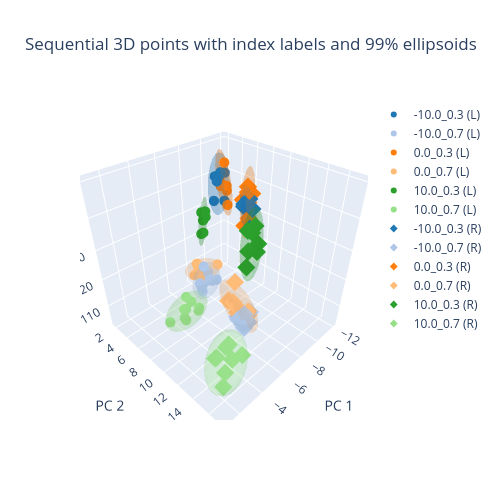

Notebook source saved alongside this figure:
### Code cell
# --- USER SETTINGS ---
subject = 'SK_Maria'
side = 'R'  # Change to 'L' or 'R' here
# ---------------------
import plotly.graph_objects as go

cmap = plt.get_cmap("tab20", 18)
palette = [
    "#{:02x}{:02x}{:02x}".format(
        int(255 * cmap(i)[0]), int(255 * cmap(i)[1]), int(255 * cmap(i)[2])
    )
    for i in range(18)
]

def _to_xyz(points_3d, disc=False):
    parsed = []
    for p in points_3d:
        if isinstance(p, str):
            # robust for both "[x y z]" and "[x, y, z]"
            arr = np.fromstring(p.strip("()").replace(",", " "), sep=" ") if disc else np.fromstring(p.strip("[]").replace(",", " "), sep=" ")
        else:
            arr = np.asarray(p, dtype=float).ravel()
        if arr.size >= 3 and np.all(np.isfinite(arr[:3])):
            parsed.append(arr[:3])
    return np.array(parsed, dtype=float)

pts_L = _to_xyz(input_reduced_L['pc_buffer'][subject])
pts_R = _to_xyz(input_reduced_R['pc_buffer'][subject])
pts_L_disc = _to_xyz(grid_key_L['pc_buffer'][subject], disc=True)
pts_R_disc = _to_xyz(grid_key_R['pc_buffer'][subject], disc=True)

# Build labels and convert to numpy arrays (important for boolean masking)
labels_L = np.array([f"{inc_idx_L['pc_buffer'][subject][i]}_{spd_idx_L['pc_buffer'][subject][i]}" for i in range(len(spd_idx_L['pc_buffer'][subject]))], dtype=str)
labels_R = np.array([f"{inc_idx_R['pc_buffer'][subject][i]}_{spd_idx_R['pc_buffer'][subject][i]}" for i in range(len(spd_idx_R['pc_buffer'][subject]))], dtype=str)

all_labels = np.concatenate([labels_L, labels_R])
unique_tasks = np.unique(all_labels)

task_to_color = {task: palette[i % len(palette)] for i, task in enumerate(unique_tasks)}

fig = go.Figure()

for side, pts, labels, symbol in [
    ("L", pts_L, labels_L, "circle"),
    ("R", pts_R, labels_R, "diamond"),
]:
    n = min(len(pts), len(labels))
    if n == 0:
        continue

    pts_side = pts[:n]
    labels_side = labels[:n]

    for task in unique_tasks:
        mask = labels_side == task
        if not np.any(mask):
            continue

        idx = np.where(mask)[0]
        color = task_to_color[task]

        fig.add_trace(
            go.Scatter3d(
                x=pts_side[mask, 0],
                y=pts_side[mask, 1],
                z=pts_side[mask, 2],
                mode="markers+text",
                # text=idx.astype(str),
                textposition="top center",
                name=f"{task} ({side})",
                marker=dict(size=6, color=color, symbol=symbol),
            )
        )

fig.update_layout(
    title="Sequential 3D points with index labels",
    scene=dict(xaxis_title="PC 1", yaxis_title="PC 2", zaxis_title="Gait cycle duration (sec)"),
    width=500,
    height=500,
)
from sklearn.metrics import silhouette_samples, silhouette_score

# Categorize pts_L according to label_L
categorized_pts_L = {
    label: pts_L[labels_L == label]
    for label in np.unique(labels_L)
}
categorized_pts_R = {
    label: pts_R[labels_R == label]
    for label in np.unique(labels_R)
}

sample_silhouette_L = silhouette_samples(pts_L, labels_L)
silhouette_per_label_L = {
    label: float(np.mean(sample_silhouette_L[labels_L == label]))
    for label in np.unique(labels_L)
}
overall_silhouette_L = float(silhouette_score(pts_L, labels_L))

sample_silhouette_R = silhouette_samples(pts_R, labels_R)
silhouette_per_label_R = {
    label: float(np.mean(sample_silhouette_R[labels_R == label]))
    for label in np.unique(labels_R)
}
overall_silhouette_R = float(silhouette_score(pts_R, labels_R))

print(f"Overall silhouette score (L): {overall_silhouette_L:.4f}")
for label, score in silhouette_per_label_L.items():
    print(f"{label}: {score:.4f}")

print(f"\nOverall silhouette score (R): {overall_silhouette_R:.4f}")
for label, score in silhouette_per_label_R.items():
    print(f"{label}: {score:.4f}")


CHI2_99_DF3 = 11.344866730144373  # chi2.ppf(0.99, df=3)
CHI2_90_DF3 = 6.251387908707872  # chi2.ppf(0.90, df=3)
def _add_confidence_ellipsoid(fig, pts_cluster, color, name, confidence_scale=np.sqrt(CHI2_90_DF3)):
    pts_cluster = np.asarray(pts_cluster, dtype=float)
    if pts_cluster.shape[0] < 4:
        return

    center = pts_cluster.mean(axis=0)
    cov = np.cov(pts_cluster.T)

    if not np.all(np.isfinite(cov)):
        return

    eigvals, eigvecs = np.linalg.eigh(cov)
    eigvals = np.clip(eigvals, 1e-9, None)
    radii = confidence_scale * np.sqrt(eigvals)

    u = np.linspace(0, 2 * np.pi, 36)
    v = np.linspace(0, np.pi, 18)
    x = np.outer(np.cos(u), np.sin(v))
    y = np.outer(np.sin(u), np.sin(v))
    z = np.outer(np.ones_like(u), np.cos(v))
    sphere = np.stack([x, y, z], axis=0).reshape(3, -1)

    ellipsoid = (eigvecs @ np.diag(radii) @ sphere).reshape(3, len(u), len(v))
    xe = ellipsoid[0] + center[0]
    ye = ellipsoid[1] + center[1]
    ze = ellipsoid[2] + center[2]

    fig.add_trace(
        go.Surface(
            x=xe,
            y=ye,
            z=ze,
            showscale=False,
            opacity=0.18,
            surfacecolor=np.zeros_like(xe),
            colorscale=[[0, color], [1, color]],
            name=name,
            hoverinfo="skip",
            showlegend=False,
        )
    )

for side, categorized_pts in [("L", categorized_pts_L), ("R", categorized_pts_R)]:
    for label, pts_cluster in categorized_pts.items():
        _add_confidence_ellipsoid(
            fig,
            pts_cluster,
            task_to_color[label],
            f"{label} ({side}) 99% ellipsoid",
        )

fig.update_layout(
    title="Sequential 3D points with index labels and 99% ellipsoids"
)

fig.show()
# Keep only one fig.show() in the cell, after this block.

import matplotlib.pyplot as plt
from mpl_toolkits.mplot3d import Axes3D
import numpy as np



# 1. Data Selection Logic
if side.upper() == 'R':
    pts = pts_R
    pts_disc = pts_R_disc
    labels = labels_R
    cat_pts = categorized_pts_R
    marker = 'o'  # Diamond for Right
else:
    pts = pts_L
    pts_disc = pts_L_disc
    labels = labels_L
    cat_pts = categorized_pts_L
    marker = 'o'  # Circle for Left

# Re-calculate unique tasks for this side only
unique_tasks = np.unique(labels)
cmap = plt.get_cmap("tab20", len(unique_tasks))
task_to_color = {task: cmap(i) for i, task in enumerate(unique_tasks)}

# 2. Setup Figure and 3D Axis
fig = plt.figure(figsize=(6, 4))
ax = fig.add_subplot(111, projection='3d')

def _add_mpl_ellipsoid(ax, pts_cluster, color, confidence_scale=np.sqrt(11.3448)):
    pts_cluster = np.asarray(pts_cluster, dtype=float)
    if pts_cluster.shape[0] < 4: return
    
    center = pts_cluster.mean(axis=0)
    cov = np.cov(pts_cluster.T)
    if not np.all(np.isfinite(cov)): return

    eigvals, eigvecs = np.linalg.eigh(cov)
    eigvals = np.clip(eigvals, 1e-9, None)
    radii = confidence_scale * np.sqrt(eigvals)

    u = np.linspace(0, 2 * np.pi, 30)
    v = np.linspace(0, np.pi, 15)
    x = np.outer(np.cos(u), np.sin(v))
    y = np.outer(np.sin(u), np.sin(v))
    z = np.outer(np.ones_like(u), np.cos(v))
    
    sphere = np.stack([x, y, z], axis=0).reshape(3, -1)
    ellipsoid = (eigvecs @ np.diag(radii) @ sphere).reshape(3, *x.shape)
    
    ax.plot_surface(
        ellipsoid[0] + center[0], 
        ellipsoid[1] + center[1], 
        (ellipsoid[2] + center[2])/100, 
        color=color, alpha=0.08, linewidth=0
    )

# 3. Plot Scatter Points for the selected side
n = min(len(pts), len(labels))
pts_final = pts[:n]
pts_final_disc = pts_disc[:n]
labels_final = labels[:n]

for task in unique_tasks:
    mask = labels_final == task
    if not np.any(mask): continue

    ax.scatter(
        pts_final[mask, 0], 
        pts_final[mask, 1], 
        pts_final[mask, 2]/100,
        color=task_to_color[task],
        marker=marker,
        s=20,
        edgecolors='white',
        linewidth=0.5,
        label=f"{task} ({side})"
    )
    # ax.scatter(
    #     pts_final_disc[mask, 0]*2, 
    #     pts_final_disc[mask, 1]*2, 
    #     pts_final_disc[mask, 2]*10/100,
    #     color=task_to_color[task],
    #     marker='x',
    #     s=50,
    #     linewidth=0.75,
    #     label=f"{task} ({side})"
    # )

# 4. Add Ellipsoids for the selected side
for label, pts_cluster in cat_pts.items():
    _add_mpl_ellipsoid(ax, pts_cluster, task_to_color[label])

# 5. Final Formatting
if side == 'L':
    silhouette_score = overall_silhouette_L
else:
    silhouette_score = overall_silhouette_R

ax.set_title(f"{subject} (Side: {side})\nSilhouette score {silhouette_score:.2f}")
ax.set_xlabel("PC 1")
ax.set_ylabel("PC 2")
ax.set_zlabel("Gait cycle duration (sec)")

# Legend management (only show one entry per task)
handles, plot_labels = ax.get_legend_handles_labels()
by_label = dict(zip(plot_labels, handles))
ax.legend(by_label.values(), by_label.keys(), bbox_to_anchor=(1.05, 1), loc='upper left')
ax.view_init(elev=30, azim=-45)
plt.tight_layout()
plt.show()

### Figure 1 — Plotly figure (JSON) as saved in the notebook; plotly's stock layout.template omitted (floating-point values rounded to 4 significant figures; data arrays with more than 128 entries replaced by an {"elided": "..."} marker saying what was removed)
{"data": [{"marker": {"color": "#1f77b4", "size": 6, "symbol": "circle"}, "mode": "markers+text", "name": "-10.0_0.3 (L)", "textposition": "top center", "type": "scatter3d", "x": [-10.76, -9.911, -9.975, -9.485, -9.983, -10.26, -7.892], "y": [3.656, 4.822, 4.147, 4.368, 3.343, 3.584, 6.279], "z": [142.0, 135.0, 143.5, 141.5, 141.5, 141.5, 139.5]}, {"marker": {"color": "#aec7e8", "size": 6, "symbol": "circle"}, "mode": "markers+text", "name": "-10.0_0.7 (L)", "textposition": "top center", "type": "scatter3d", "x": [-8.032, -7.138, -7.77, -7.13, -7.712, -8.357, -8.807, -6.464, -8.003], "y": [5.546, 5.28, 4.705, 4.976, 5.677, 4.432, 5.172, 6.486, 4.375], "z": [109.5, 108.0, 114.5, 109.5, 111.0, 110.5, 107.5, 110.5, 107.0]}, {"marker": {"color": "#ff7f0e", "size": 6, "symbol": "circle"}, "mode": "markers+text", "name": "0.0_0.3 (L)", "textposition": "top center", "type": "scatter3d", "x": [-9.596, -9.625, -10.32, -10.6, -10.38, -9.987, -9.757], "y": [5.699, 5.514, 3.548, 3.23, 3.625, 5.04, 5.01], "z": [135.0, 141.0, 140.0, 142.0, 138.0, 138.5, 147.5]}, {"marker": {"color": "#ffbb78", "size": 6, "symbol": "circle"}, "mode": "markers+text", "name": "0.0_0.7 (L)", "textposition": "top center", "type": "scatter3d", "x": [-8.193, -8.286, -7.443, -8.286, -8.673, -7.95, -9.267, -8.991, -9.054], "y": [3.02, 2.702, 3.601, 2.97, 3.054, 4.157, 4.625, 3.123, 3.386], "z": [111.0, 111.5, 110.0, 109.5, 110.0, 109.0, 112.0, 108.0, 107.5]}, {"marker": {"color": "#2ca02c", "size": 6, "symbol": "circle"}, "mode": "markers+text", "name": "10.0_0.3 (L)", "textposition": "top center", "type": "scatter3d", "x": [-6.183, -5.305, -6.294, -5.477, -5.205, -4.991], "y": [7.705, 8.766, 7.548, 8.505, 8.761, 9.0], "z": [140.5, 137.0, 138.5, 140.0, 143.0, 137.5]}, {"marker": {"color": "#98df8a", "size": 6, "symbol": "circle"}, "mode": "markers+text", "name": "10.0_0.7 (L)", "textposition": "top center", "type": "scatter3d", "x": [-2.393, -4.009, -3.872, -4.075, -5.004, -4.841, -5.359, -4.786, -4.955], "y": [8.391, 7.823, 8.183, 7.49, 8.224, 6.561, 7.505, 6.194, 7.142], "z": [113.0, 108.0, 113.5, 108.0, 111.0, 112.5, 107.5, 107.0, 111.5]}, {"marker": {"color": "#1f77b4", "size": 6, "symbol": "diamond"}, "mode": "markers+text", "name": "-10.0_0.3 (R)", "textposition": "top center", "type": "scatter3d", "x": [-9.552, -9.636, -8.838, -7.944, -8.464, -9.046], "y": [7.972, 8.557, 9.885, 10.75, 9.366, 9.202], "z": [137.0, 136.5, 139.5, 136.0, 141.0, 141.5]}, {"marker": {"color": "#aec7e8", "size": 6, "symbol": "diamond"}, "mode": "markers+text", "name": "-10.0_0.7 (R)", "textposition": "top center", "type": "scatter3d", "x": [-6.628, -6.633, -6.258, -6.406, -6.729, -7.059, -7.091, -5.953], "y": [12.12, 12.69, 11.83, 12.33, 12.19, 10.69, 12.26, 12.98], "z": [111.5, 109.5, 110.0, 110.5, 108.0, 106.5, 111.5, 110.0]}, {"marker": {"color": "#ff7f0e", "size": 6, "symbol": "diamond"}, "mode": "markers+text", "name": "0.0_0.3 (R)", "textposition": "top center", "type": "scatter3d", "x": [-9.198, -10.14, -9.204, -10.54, -9.158, -10.26, -9.146], "y": [8.535, 8.205, 9.025, 7.142, 8.973, 6.888, 8.888], "z": [132.0, 140.5, 135.0, 141.0, 140.0, 137.0, 143.0]}, {"marker": {"color": "#ffbb78", "size": 6, "symbol": "diamond"}, "mode": "markers+text", "name": "0.0_0.7 (R)", "textposition": "top center", "type": "scatter3d", "x": [-6.951, -6.984, -6.626, -7.193, -6.998, -6.723, -7.75, -7.417, -7.618], "y": [12.21, 10.7, 12.24, 11.99, 10.18, 10.96, 9.347, 8.963, 8.615], "z": [112.0, 108.5, 110.5, 109.5, 111.5, 112.0, 116.0, 109.0, 107.5]}, {"marker": {"color": "#2ca02c", "size": 6, "symbol": "diamond"}, "mode": "markers+text", "name": "10.0_0.3 (R)", "textposition": "top center", "type": "scatter3d", "x": [-6.894, -5.341, -6.144, -5.899, -5.42, -4.915, -4.998], "y": [12.62, 14.71, 13.88, 13.48, 13.62, 14.36, 14.14], "z": [141.0, 139.5, 139.0, 142.0, 143.5, 140.0, 135.0]}, {"marker": {"color": "#98df8a", "size": 6, "symbol": "diamond"}, "mode": "markers+text", "name": "10.0_0.7 (R)", "textposition": "top center", "type": "scatter3d", "x": [-1.744, -2.655, -4.15, -2.817, -3.315, -4.179, -4.271, -3.132], "y": [16.18, 15.12, 15.11, 13.86, 15.05, 13.42, 12.99, 13.19], "z": [109.5, 108.5, 110.0, 110.5, 111.0, 110.0, 107.5, 107.5]}, {"colorscale": [[0, "#1f77b4"], [1, "#1f77b4"]], "hoverinfo": "skip", "name": "-10.0_0.3 (L) 99% ellipsoid", "opacity": 0.18, "showlegend": false, "showscale": false, "surfacecolor": {"elided": "36x18 float values"}, "type": "surface", "x": {"elided": "36x18 float values"}, "y": {"elided": "36x18 float values"}, "z": {"elided": "36x18 float values"}}, {"colorscale": [[0, "#aec7e8"], [1, "#aec7e8"]], "hoverinfo": "skip", "name": "-10.0_0.7 (L) 99% ellipsoid", "opacity": 0.18, "showlegend": false, "showscale": false, "surfacecolor": {"elided": "36x18 float values"}, "type": "surface", "x": {"elided": "36x18 float values"}, "y": {"elided": "36x18 float values"}, "z": {"elided": "36x18 float values"}}, {"colorscale": [[0, "#ff7f0e"], [1, "#ff7f0e"]], "hoverinfo": "skip", "name": "0.0_0.3 (L) 99% ellipsoid", "opacity": 0.18, "showlegend": false, "showscale": false, "surfacecolor": {"elided": "36x18 float values"}, "type": "surface", "x": {"elided": "36x18 float values"}, "y": {"elided": "36x18 float values"}, "z": {"elided": "36x18 float values"}}, {"colorscale": [[0, "#ffbb78"], [1, "#ffbb78"]], "hoverinfo": "skip", "name": "0.0_0.7 (L) 99% ellipsoid", "opacity": 0.18, "showlegend": false, "showscale": false, "surfacecolor": {"elided": "36x18 float values"}, "type": "surface", "x": {"elided": "36x18 float values"}, "y": {"elided": "36x18 float values"}, "z": {"elided": "36x18 float values"}}, {"colorscale": [[0, "#2ca02c"], [1, "#2ca02c"]], "hoverinfo": "skip", "name": "10.0_0.3 (L) 99% ellipsoid", "opacity": 0.18, "showlegend": false, "showscale": false, "surfacecolor": {"elided": "36x18 float values"}, "type": "surface", "x": {"elided": "36x18 float values"}, "y": {"elided": "36x18 float values"}, "z": {"elided": "36x18 float values"}}, {"colorscale": [[0, "#98df8a"], [1, "#98df8a"]], "hoverinfo": "skip", "name": "10.0_0.7 (L) 99% ellipsoid", "opacity": 0.18, "showlegend": false, "showscale": false, "surfacecolor": {"elided": "36x18 float values"}, "type": "surface", "x": {"elided": "36x18 float values"}, "y": {"elided": "36x18 float values"}, "z": {"elided": "36x18 float values"}}, {"colorscale": [[0, "#1f77b4"], [1, "#1f77b4"]], "hoverinfo": "skip", "name": "-10.0_0.3 (R) 99% ellipsoid", "opacity": 0.18, "showlegend": false, "showscale": false, "surfacecolor": {"elided": "36x18 float values"}, "type": "surface", "x": {"elided": "36x18 float values"}, "y": {"elided": "36x18 float values"}, "z": {"elided": "36x18 float values"}}, {"colorscale": [[0, "#aec7e8"], [1, "#aec7e8"]], "hoverinfo": "skip", "name": "-10.0_0.7 (R) 99% ellipsoid", "opacity": 0.18, "showlegend": false, "showscale": false, "surfacecolor": {"elided": "36x18 float values"}, "type": "surface", "x": {"elided": "36x18 float values"}, "y": {"elided": "36x18 float values"}, "z": {"elided": "36x18 float values"}}, {"colorscale": [[0, "#ff7f0e"], [1, "#ff7f0e"]], "hoverinfo": "skip", "name": "0.0_0.3 (R) 99% ellipsoid", "opacity": 0.18, "showlegend": false, "showscale": false, "surfacecolor": {"elided": "36x18 float values"}, "type": "surface", "x": {"elided": "36x18 float values"}, "y": {"elided": "36x18 float values"}, "z": {"elided": "36x18 float values"}}, {"colorscale": [[0, "#ffbb78"], [1, "#ffbb78"]], "hoverinfo": "skip", "name": "0.0_0.7 (R) 99% ellipsoid", "opacity": 0.18, "showlegend": false, "showscale": false, "surfacecolor": {"elided": "36x18 float values"}, "type": "surface", "x": {"elided": "36x18 float values"}, "y": {"elided": "36x18 float values"}, "z": {"elided": "36x18 float values"}}, {"colorscale": [[0, "#2ca02c"], [1, "#2ca02c"]], "hoverinfo": "skip", "name": "10.0_0.3 (R) 99% ellipsoid", "opacity": 0.18, "showlegend": false, "showscale": false, "surfacecolor": {"elided": "36x18 float values"}, "type": "surface", "x": {"elided": "36x18 float values"}, "y": {"elided": "36x18 float values"}, "z": {"elided": "36x18 float values"}}, {"colorscale": [[0, "#98df8a"], [1, "#98df8a"]], "hoverinfo": "skip", "name": "10.0_0.7 (R) 99% ellipsoid", "opacity": 0.18, "showlegend": false, "showscale": false, "surfacecolor": {"elided": "36x18 float values"}, "type": "surface", "x": {"elided": "36x18 float values"}, "y": {"elided": "36x18 float values"}, "z": {"elided": "36x18 float values"}}], "layout": {"height": 500, "scene": {"xaxis": {"title": {"text": "PC 1"}}, "yaxis": {"title": {"text": "PC 2"}}, "zaxis": {"title": {"text": "Gait cycle duration (sec)"}}}, "title": {"text": "Sequential 3D points with index labels and 99% ellipsoids"}, "width": 500}}
